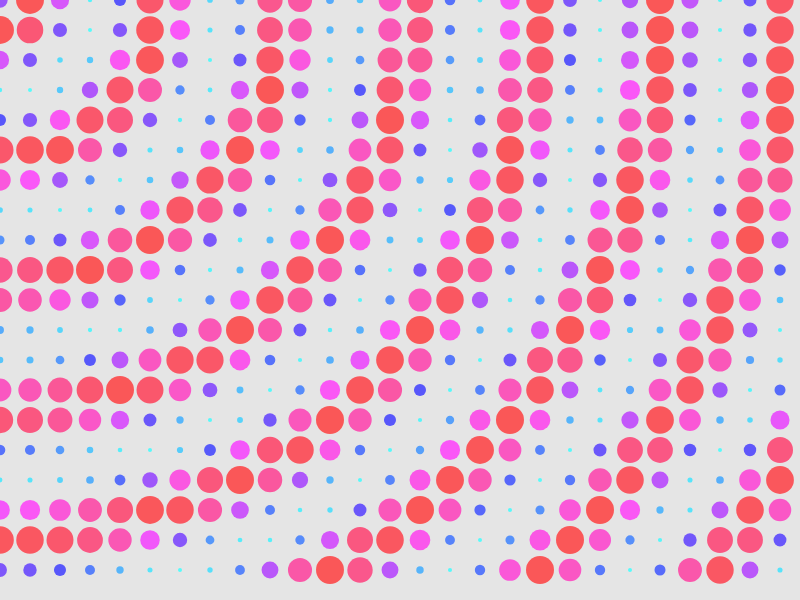
Frame 1 (no input)
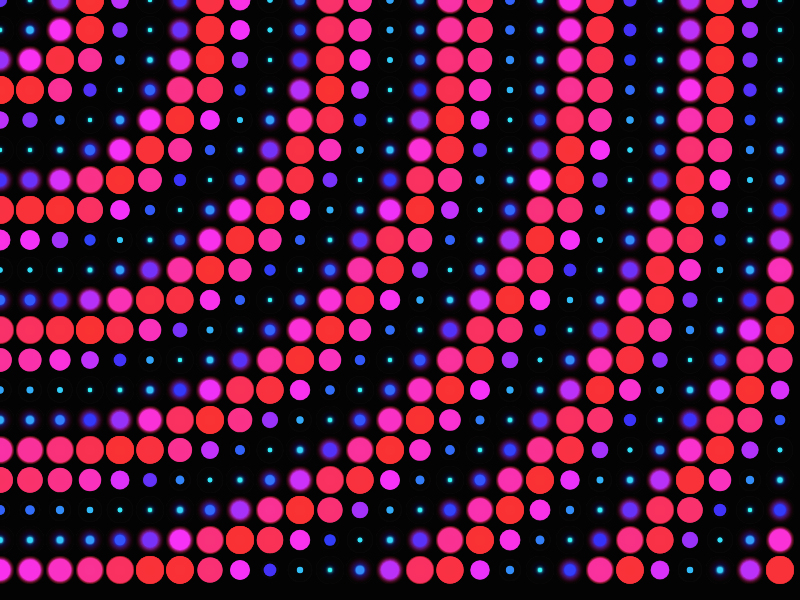
Frame 60 (no input)
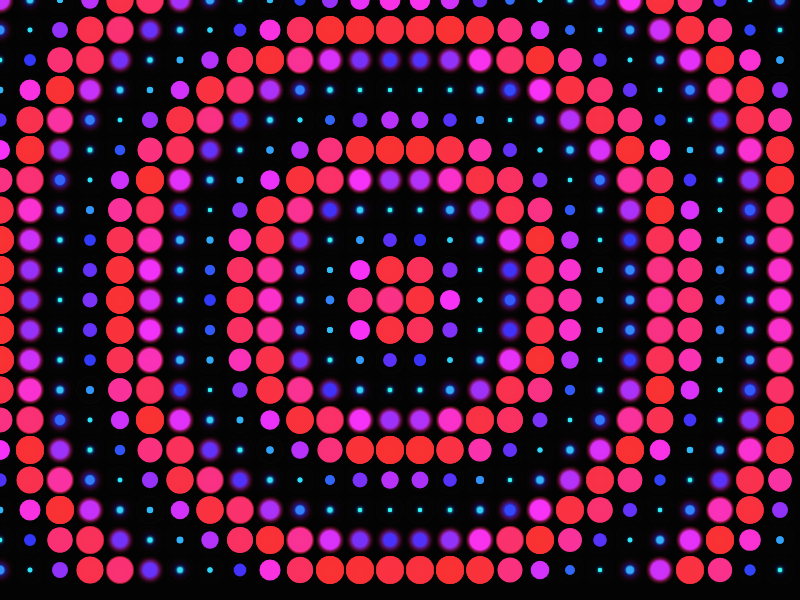
Frame 120 (the mouse pressed at the canvas centre since frame 60)

The p5.js sketch that drew these frames (run headless with seeded random() and noise() and a simulated clock; from frame 60 on, the mouse is pressed at the canvas centre):

// p5.js sketch
// ── sketch.js
let t = 0;

function setup() {
  createCanvas(800, 600);
  colorMode(HSB, 360, 100, 100, 100);
  noStroke();
}

function draw() {
  background(0, 0, 0, 10); // translucent black for trails
  t += 0.01;

  let gridSize = 30;
  for (let x = 0; x < width; x += gridSize) {
    for (let y = 0; y < height; y += gridSize) {
      let wave = sin(dist(x, y, mouseX, mouseY) * 0.05 - t * 5);
      let size = map(wave, -1, 1, 4, 28);
      let hue = map(wave, -1, 1, 180, 360);

      fill(hue, 80, 100, 80);
      ellipse(x, y, size, size);
    }
  }
}
